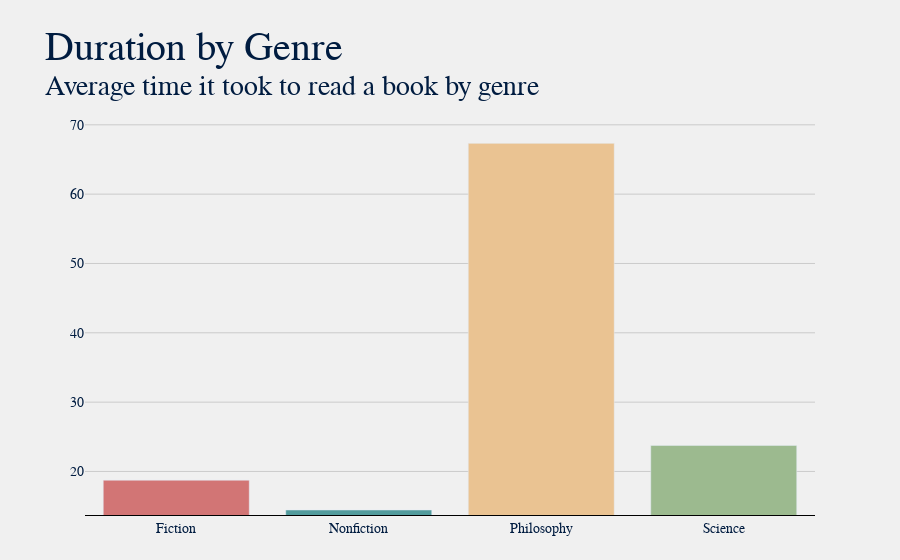

This figure's notebook cell:
### Code cell
dft = df.groupby('Genre')['Duration'].mean().reset_index()
dft = dft[dft['Duration'].notnull()].round(2)
title = "Duration by Genre"
sub = f"Average time it took to read a book by genre"
plot.gen_bar_graph(dft, 'Genre', title, sub, avg=True)

### Figure 1 — Plotly figure (JSON) as saved in the notebook; plotly's stock layout.template omitted (floating-point values rounded to 4 significant figures)
{"data": [{"hovertemplate": "<b>%{x}</b>: %{y}", "marker": {"color": ["#d27575", "#529b9c", "#eac392", "#9cba8f", "#675a55", "#d27575", "#529b9c", "#eac392", "#9cba8f", "#675a55", "#d27575", "#529b9c", "#eac392", "#9cba8f", "#675a55", "#d27575", "#529b9c", "#eac392", "#9cba8f", "#675a55"]}, "name": "", "type": "bar", "x": ["Fiction", "Nonfiction", "Philosophy", "Science"], "y": [18.74, 14.44, 67.33, 23.75]}], "layout": {"autosize": true, "barmode": "group", "font": {"color": "#001c40", "family": "Baskerville", "size": 14}, "margin": {"b": 45, "l": 85, "r": 85, "t": 120}, "paper_bgcolor": "#f0f0f0", "plot_bgcolor": "#f0f0f0", "title": {"font": {"color": "#001c40", "family": "Baskerville, Bold", "size": 40}, "text": "Duration by Genre<br><sup>Average time it took to read a book by genre"}, "xaxis": {"autorange": true, "gridcolor": "#cbcbcb", "linecolor": "black", "range": [-0.5, 3.5], "showgrid": false, "showline": true, "title": {}, "type": "category"}, "yaxis": {"gridcolor": "#cbcbcb", "linecolor": "black", "range": [13.72, 70.7], "showgrid": true, "showline": false, "showticklabels": true, "title": {}, "type": "linear"}}}
